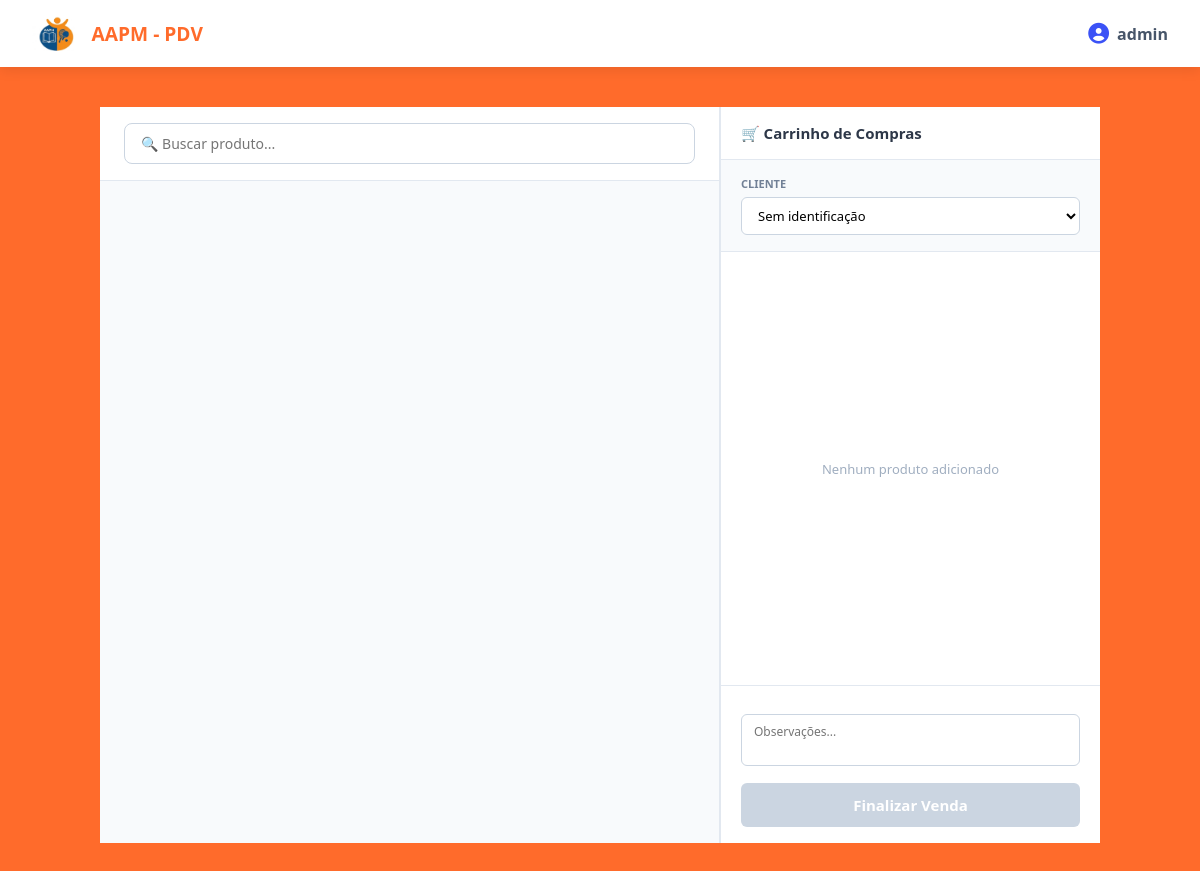
Page /pdv/ (signed in) on the earlier database version.
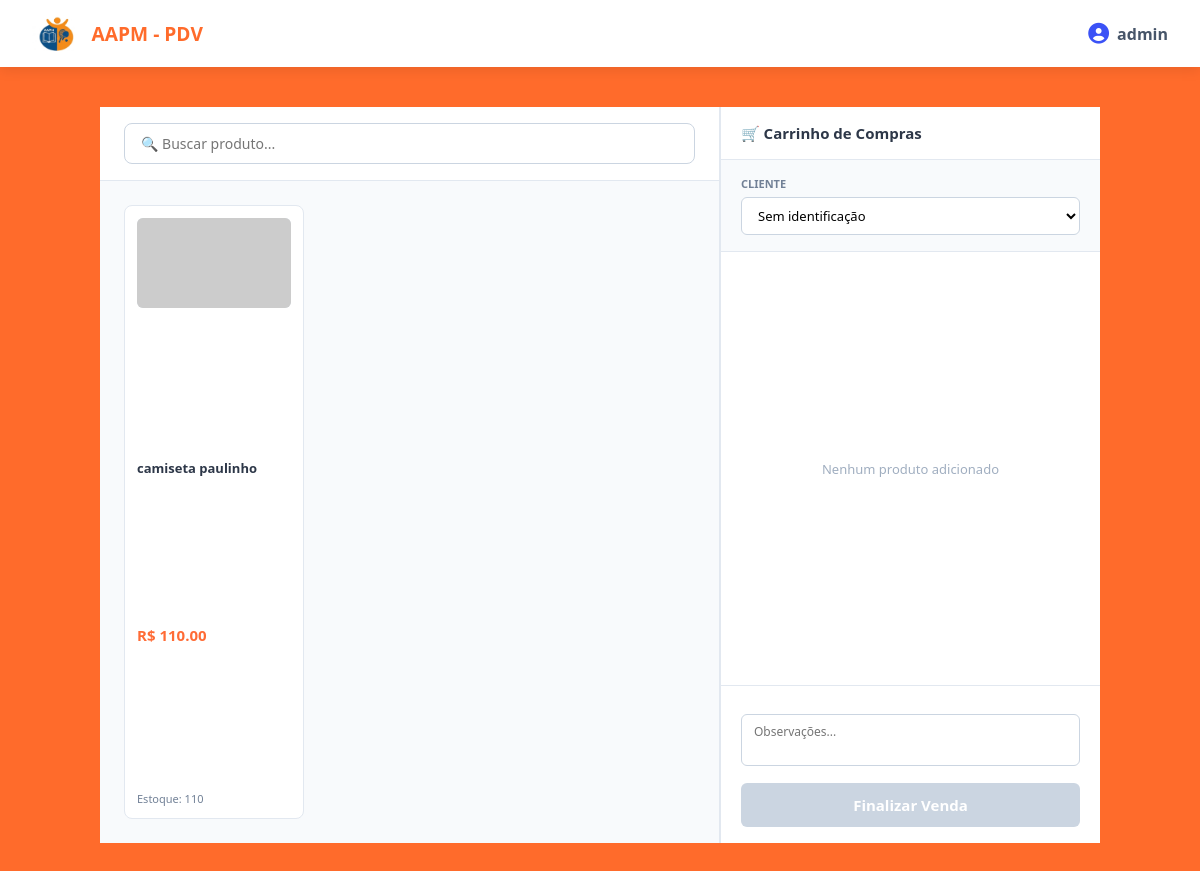
Same page on the later database version.
### app/models/produto.py (models this page shows, shortened)
class Produto(Base):
    __tablename__ = "produtos"
    id = Column(Integer, primary_key=True, autoincrement=True, index=True)
    nome = Column(String(150), nullable=False, index=True)
    preco = Column(Float, nullable=False, default=0.0)
    estoque_atual = Column(Integer, nullable=False, default=0)
    ativo = Column(Boolean, default=True)
    imagem_path = Column(String(255), nullable=True)
    categoria_id = Column(Integer, ForeignKey("categorias.id", ondelete="SET NULL"), nullable=True )
    categoria = relationship("Categoria", back_populates="produtos")

### app/controllers/pdv_controller.py (the view)
@router.get("/")
def tela_pdv(
    request: Request,
    db: Session = Depends(get_db),
    usuario = Depends(get_usuario_logado)
):
    produtos  = (
        db.query(Produto)
        .filter(Produto.ativo == True, Produto.estoque_atual > 0)
        .order_by(Produto.nome)
        .all()
    )
    clientes  = (
        db.query(Cliente)
        .filter(Cliente.ativo == True)
        .order_by(Cliente.nome)
        .all()
    )
    return templates.TemplateResponse(
        request,
        "pdv/index.html",
        {
            "request":             request,
            "usuario":             usuario,
            "produtos":            produtos,
            "clientes":            clientes,
            "desconto_associado":  DESCONTO_ASSOCIADO,
        }
    )

### app/templates/pdv/index.html (shortened to what this page needs)
{% extends "base.html" %}
{% block content %}
<div class="pdv-container">
    <section class="coluna-produtos">
        <div class="busca-container">
            <input type="text" id="busca-produto" placeholder="🔍 Buscar produto...">
        </div>
        <div class="grid-produtos" id="grid-produtos">
            {% for p in produtos %}
            <div class="card-produto {% if p.estoque_atual == 0 %}sem-estoque{% endif %}"
                 data-id="{{ p.id }}"
                 data-nome="{{ p.nome }}"
                 data-preco="{{ p.preco }}"
                 data-estoque="{{ p.estoque_atual }}"
                 onclick="adicionarItem(this)">
                <img src="{{ p.imagem_url }}" alt="{{ p.nome }}" onerror="this.src='https://via.placeholder.com/150?text=Sem+Foto'">
                <div class="card-nome">{{ p.nome }}</div>
                <div class="card-preco">R$ {{ "%.2f"|format(p.preco) }}</div>
                <div class="card-estoque">Estoque: {{ p.estoque_atual }}</div>
            </div>
            {% endfor %}
        </div>
    </section>
    <aside class="coluna-carrinho">
        <div class="carrinho-titulo">🛒 Carrinho de Compras</div>
        <div class="cliente-container">
            <label>Cliente</label>
            <select id="select-cliente" onchange="alterarCliente(this)">
                <option value="0" data-associado="false">Sem identificação</option>
            </select>
        </div>
        <div class="carrinho-corpo">
            <div class="carrinho-vazio" id="msg-vazio">
                Nenhum produto adicionado
            </div>
        </div>
        <div class="carrinho-rodape">
            <textarea class="obs-texto" id="obs-input" rows="2" placeholder="Observações..."></textarea>
            <form id="form-venda" action="/pdv/finalizar" method="post">
                <button type="button" class="btn-finalizar" id="btn-finalizar" disabled onclick="submeterVenda()">
                    Finalizar Venda
                </button>
            </form>
        </div>
    </aside>
</div>
{% endblock %}

### app/templates/base.html (shortened to what this page needs)
<!DOCTYPE html>
<html lang="pt-br">
<head>
    <link rel="stylesheet" href="https://cdnjs.cloudflare.com/ajax/libs/font-awesome/6.5.1/css/all.min.css">
    <link rel="stylesheet" href="{{ url_for('static', path='CSS/style.css') }}">
</head>
<body>
    <header class="app-header">
        <div class="header-brand">
            <img src="{{ url_for('static', path='IMG/logo.png') }}" alt="Logo AAPM" class="header-logo">
            <span>AAPM - PDV</span>
        </div>
        <div class="header-user">
            <i class="fa-solid fa-circle-user"></i>
            <span>{{ usuario.nome if usuario else 'Usuário' }}</span>
        </div>
    </header>
    <main class="app-main">
        {% block content %}
        {% endblock %}
    </main>
</body>
</html>

### app/static/CSS/style.css (style rules this page uses)
* { margin: 0; padding: 0; box-sizing: border-box; font-family: 'Segoe UI', Tahoma, Geneva, Verdana, sans-serif; }
body { background-color: #ff6b2b; color: #1e293b; min-height: 100vh; display: flex; flex-direction: column; }
.app-header { background-color: #ffffff; padding: 1rem 2rem; display: flex; justify-content: space-between; align-items: center; box-shadow: 0 4px 12px rgba(0, 0, 0, 0.08); }
.header-brand { display: flex; align-items: center; gap: 12px; font-weight: 800; font-size: 1.2rem; color: #ff6b2b; }
.header-logo { height: 35px; width: auto; }
.header-user { display: flex; align-items: center; gap: 8px; color: #475569; font-weight: 600; }
.header-user i { font-size: 1.3rem; color: #3b52f6; }
.app-main { max-width: 1000px; width: 90%; margin: 2.5rem auto; display: flex; flex-direction: column; gap: 1.5rem; }

### app/templates/pdv/index.html (style rules this page uses)
.pdv-container { display: grid; grid-template-columns: 1fr 380px; height: calc(100vh - 64px); width: 100%; overflow: hidden; background-color: #F8FAFC; }
.coluna-produtos { display: flex; flex-direction: column; border-right: 1px solid #E2E8F0; background-color: #F8FAFC; overflow: hidden; }
.busca-container { padding: 16px 24px; background-color: #ffffff; border-bottom: 1px solid #E2E8F0; }
.busca-container input { width: 100%; padding: 10px 16px; border: 1px solid #CBD5E1; border-radius: 8px; font-size: 14px; outline: none; }
.grid-produtos { display: grid; grid-template-columns: repeat(auto-fill, minmax(160px, 1fr)); gap: 16px; padding: 24px; overflow-y: auto; flex: 1; }
.card-produto { background-color: #ffffff; border: 1px solid #E2E8F0; border-radius: 8px; padding: 12px; cursor: pointer; display: flex; flex-direction: column; justify-content: space-between; transition: transform 0.15s, border-color 0.15s; }
.card-produto img { width: 100%; height: 90px; object-fit: cover; border-radius: 6px; margin-bottom: 10px; background-color: #E2E8F0; }
.card-nome { font-size: 13px; font-weight: 600; margin-bottom: 6px; line-height: 1.3; color: #2D3748; }
.card-preco { font-size: 15px; font-weight: 700; color: #FF6B35; }
.card-estoque { font-size: 11px; color: #718096; margin-top: 4px; }
.coluna-carrinho { background-color: #ffffff; display: flex; flex-direction: column; overflow: hidden; border-left: 1px solid #E2E8F0; }
.carrinho-titulo { padding: 16px 20px; font-size: 15px; font-weight: 700; border-bottom: 1px solid #E2E8F0; background-color: #ffffff; color: #2D3748; }
.cliente-container { padding: 16px 20px; border-bottom: 1px solid #E2E8F0; background-color: #F8FAFC; }
.cliente-container label { display: block; font-size: 11px; font-weight: 700; color: #718096; text-transform: uppercase; margin-bottom: 6px; }
.cliente-container select { width: 100%; padding: 8px 12px; border: 1px solid #CBD5E1; border-radius: 6px; font-size: 13px; background-color: #ffffff; outline: none; }
.carrinho-corpo { flex: 1; overflow-y: auto; position: relative; }
.carrinho-vazio { display: flex; align-items: center; justify-content: center; height: 100%; color: #A0AEC0; font-size: 13px; }
.carrinho-rodape { padding: 16px 20px; border-top: 1px solid #E2E8F0; background-color: #ffffff; }
.obs-texto { width: 100%; margin: 12px 0; padding: 8px 12px; border: 1px solid #CBD5E1; border-radius: 6px; font-size: 12px; resize: none; outline: none; }
.btn-finalizar { width: 100%; padding: 12px; background-color: #CBD5E1; color: #ffffff; border: none; border-radius: 6px; font-size: 15px; font-weight: 700; cursor: not-allowed; }

Differences in the rows shown:
added Produto: nome "camiseta paulinho", preco "110.00", estoque_atual "110"
